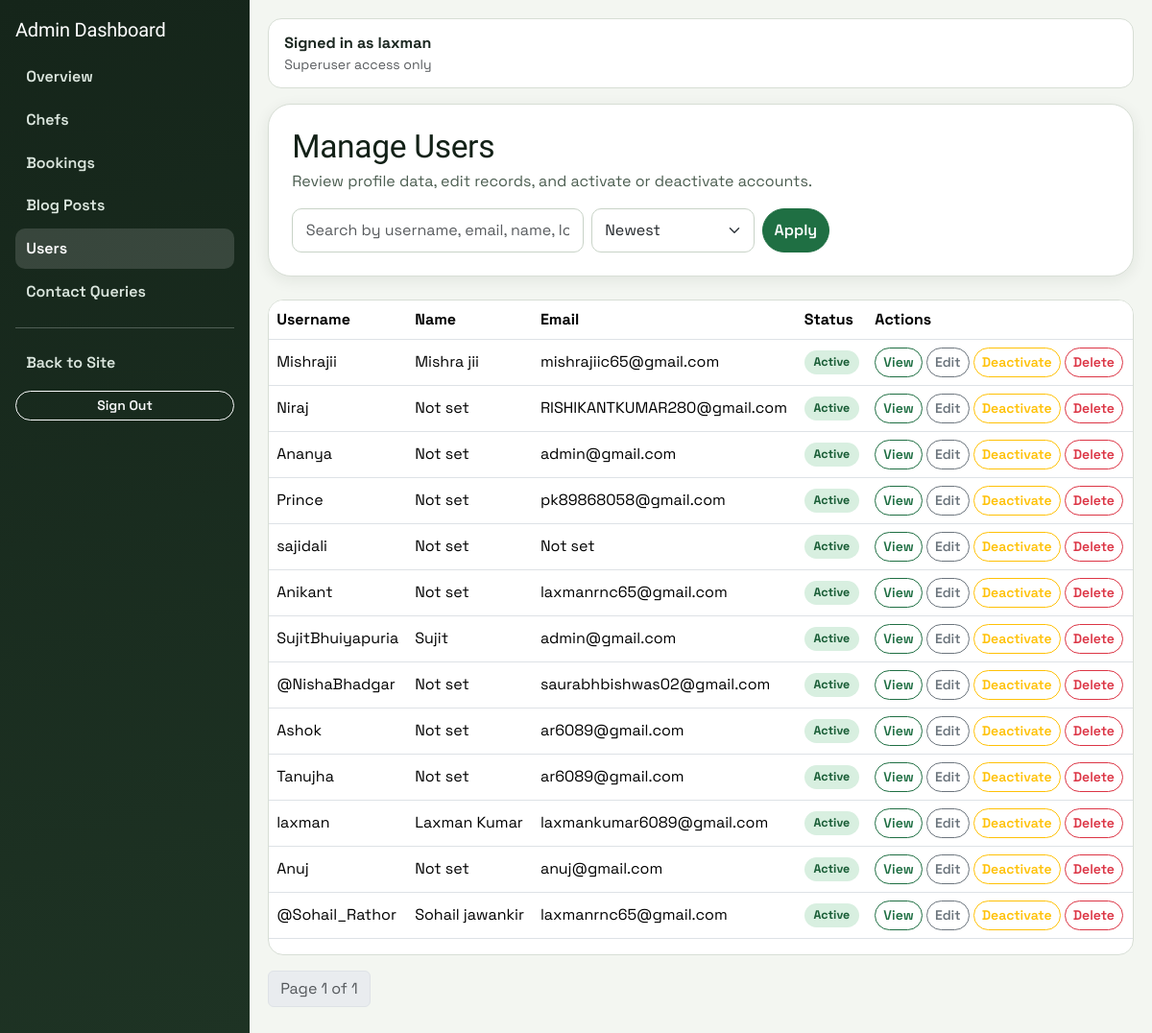
/myadmin/users/ (signed in), run on an earlier commit of the app's database.
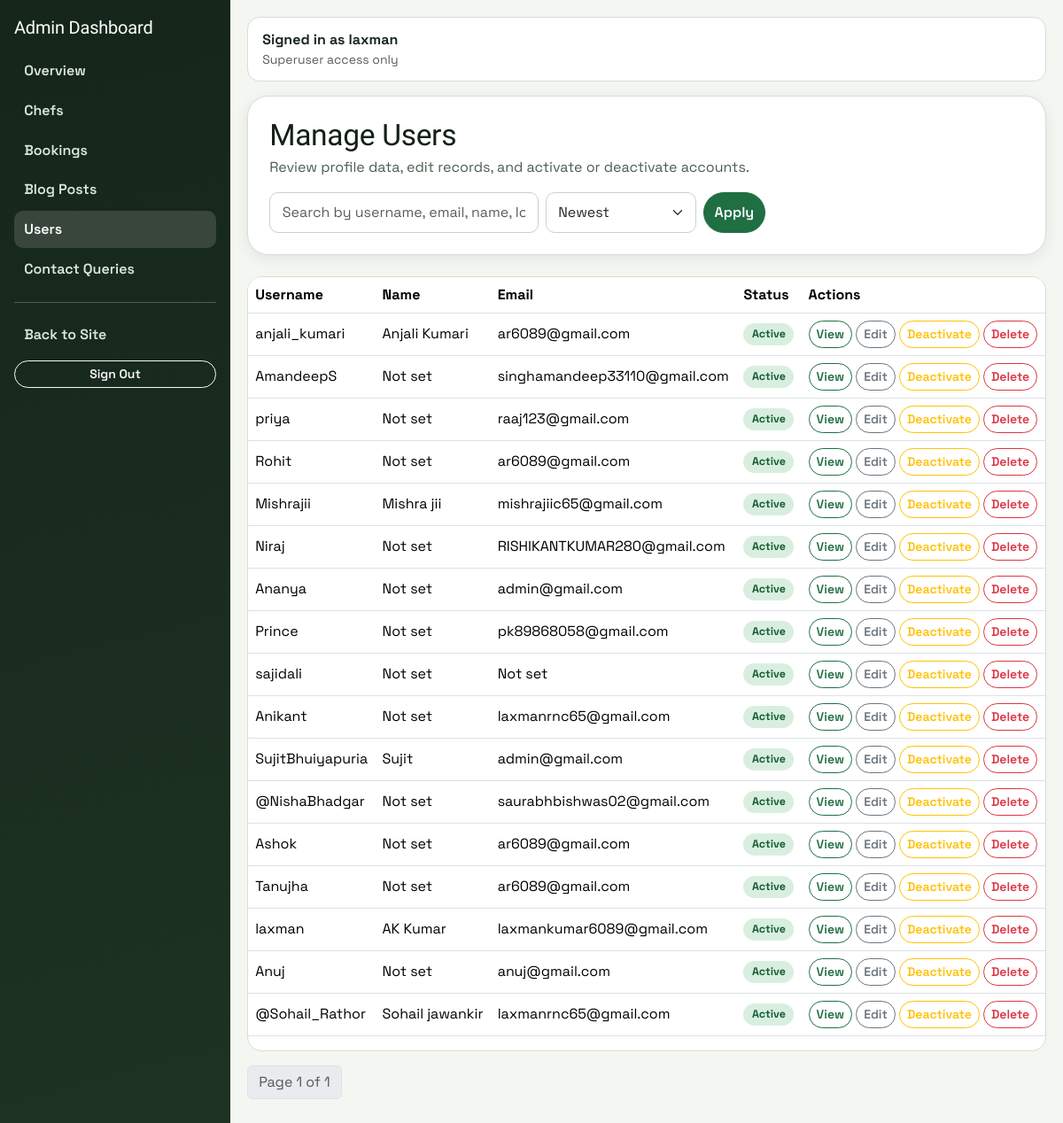
And on a later commit of the database.
### accounts/models.py (models this page shows, shortened)
class Profile(models.Model):
    user = models.OneToOneField(settings.AUTH_USER_MODEL, on_delete=models.CASCADE)
    name = models.CharField(max_length=100)
    email = models.EmailField()
    mobile_number = models.CharField(max_length=15, blank=True, null=True)
    location = models.CharField(max_length=255, blank=True)
    education = models.CharField(max_length=255, blank=True)
    experience = models.IntegerField(default=0)
    speciality = models.TextField(blank=True)
    bio = models.TextField(blank=True)
    dishes = models.CharField(max_length=255, default="Not specified")
    profile_image = models.ImageField(upload_to=user_directory_path, blank=True, null=True)

### custom_admin/views.py (the view, shortened to what this page needs)
# urls.py: path("users/", views.user_list, name="user_list"),
@admin_required
def user_list(request):
    q = request.GET.get("q", "").strip()
    sort = _safe_sort(request.GET.get("sort", "newest"), {"newest", "oldest", "username"}, "newest")
    order_map = {
        "newest": "-id",
        "oldest": "id",
        "username": "user__username",
    }
    users_qs = Profile.objects.select_related("user")
    paginator = Paginator(users_qs.order_by(order_map[sort]), 20)
    users = paginator.get_page(request.GET.get("page"))
    return render(request, "custom_admin/user_list.html", {"users": users, "q": q, "sort": sort})

### booking/context_processors.py (called while the page is built)
def chef_context(request):
    chef = None
    profile = None
    is_admin_user = False
    if request.user.is_authenticated:
        chef = Chef.objects.filter(user=request.user).first()
        profile = getattr(request.user, "profile", None)
        is_admin_user = request.user.is_superuser
    return {"chef": chef, "user_profile": profile, "is_admin_user": is_admin_user}

### custom_admin/views.py (called while the page is built)
def admin_required(view_func):
    @wraps(view_func)
    def wrapper(request, *args, **kwargs):
        if not request.user.is_authenticated:
            login_url = reverse("custom_admin:login")
            return redirect(f"{login_url}?next={request.path}")
        if not request.user.is_superuser:
            return HttpResponseForbidden("You do not have permission to access this module.")
        return view_func(request, *args, **kwargs)
    return wrapper

def _safe_sort(value, allowed, default):
    return value if value in allowed else default

### custom_admin/templates/custom_admin/user_list.html (shortened to what this page needs)
{% extends "custom_admin/base.html" %}
{% block content %}
<section class="page-card p-4 mb-4 d-flex flex-wrap justify-content-between align-items-end gap-3">
  <div>
    <h2 class="section-title mb-1">Manage Users</h2>
    <p class="section-subtitle mb-0">Review profile data, edit records, and activate or deactivate accounts.</p>
  </div>
  <form method="get" class="d-flex gap-2" style="max-width:560px; width:100%;">
    <input name="q" value="{{ q }}" class="form-control" placeholder="Search by username, email, name, location" />
    <select name="sort" class="form-select" style="max-width: 170px;">
      <option value="newest" {% if sort == 'newest' %}selected{% endif %}>Newest</option>
    </select>
    <button class="btn btn-primary">Apply</button>
  </form>
</section>
<div class="data-table-wrap">
  <table class="table table-hover align-middle">
    <thead><tr><th>Username</th><th>Name</th><th>Email</th><th>Status</th><th>Actions</th></tr></thead>
    <tbody>
      {% for profile in users %}
      <tr>
        <td>{{ profile.user.username }}</td>
        <td>{{ profile.name|default:"Not set" }}</td>
        <td>{{ profile.user.email|default:"Not set" }}</td>
        <td>
          {% if profile.user.is_active %}
          <span class="status-pill status-accepted">Active</span>
          {% else %}
          <span class="status-pill status-rejected">Inactive</span>
          {% endif %}
        </td>
        <td>
          <a href="{% url 'custom_admin:user_view' profile.pk %}" class="btn btn-sm btn-outline-primary">View</a>
          <a href="{% url 'custom_admin:user_edit' profile.pk %}" class="btn btn-sm btn-outline-secondary">Edit</a>
          <form method="post" action="{% url 'custom_admin:user_toggle_active' profile.pk %}" class="d-inline">
            <button type="submit" class="btn btn-sm btn-outline-warning">
              {% if profile.user.is_active %}Deactivate{% else %}Activate{% endif %}
            </button>
          </form>
          <button class="btn btn-sm btn-outline-danger" data-bs-toggle="modal" data-bs-target="#confirmDeleteModal" data-action="{% url 'custom_admin:user_delete' profile.pk %}" data-name="{{ profile.user.username }}">Delete</button>
        </td>
      </tr>
      {% empty %}
      <tr><td colspan="5">No users found.</td></tr>
      {% endfor %}
    </tbody>
  </table>
</div>
{% include "custom_admin/partials/pagination.html" with page_obj=users q=q sort=sort %}
{% endblock %}

What changed in the data, as far as the page shows it:
added Profile: user.username "anjali_kumari", name "Anjali Kumari", user.email "ar6089@gmail.com", shows "Active", shows "Deactivate"
added Profile: user.username "AmandeepS", name "Not set", user.email "singhamandeep33110@gmail.com", shows "Active", shows "Deactivate"
added Profile: user.username "priya", name "Not set", user.email "raaj123@gmail.com", shows "Active", shows "Deactivate"
added Profile: user.username "Rohit", name "Not set", user.email "ar6089@gmail.com", shows "Active", shows "Deactivate"
changed Profile "laxman": name "Laxman Kumar" → "AK Kumar"
